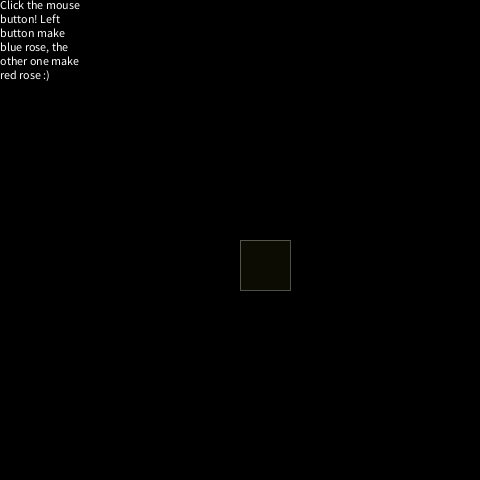
Frame 1 (no input)
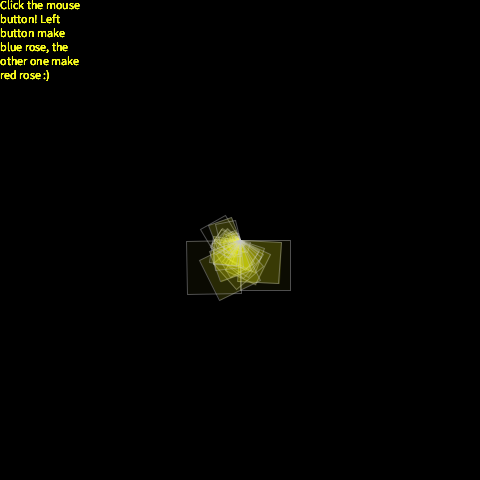
Frame 60 (the mouse pressed at the canvas centre just before this capture)
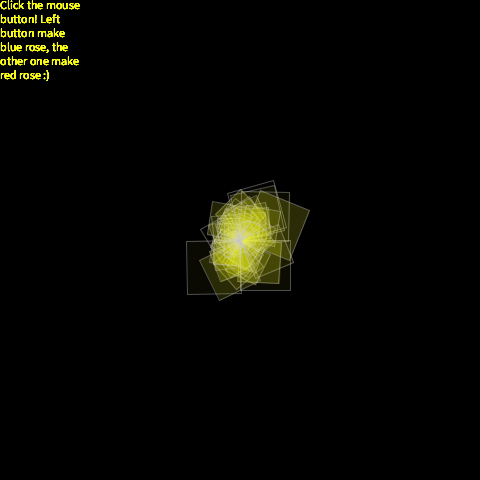
Frame 120 (the mouse held since frame 60 and released just before this capture)

The Processing sketch that drew these frames (run headless with seeded random() and noise(); from frame 60 on, the mouse is pressed at the canvas centre):

// Processing sketch: processing_44871
// ── processing_44871.pde

float angle = 0.0;
float x=50;
float y=50;
float a,b;

void setup(){
  size(480,480);
  background(0);
}
void draw(){
  text("Click the mouse button! Left button make blue rose, the other one make red rose :)",0,0,80,240);
  
   pushMatrix();
   a = mouseX;
   b = mouseY;
   translate(width/2,height/2);
   stroke(200,100);
   fill(250,255,random(50),random(50));
   smooth();
   
   rotate(angle);
   rect(0,0,x,x);
   
   
  for(int i=0; i<100; i++){
    float r = random(30);
    x = random(r*2);
    angle +=0.0005;
  }
  
  popMatrix();
  
  if(mousePressed){
  
  if(mouseButton ==LEFT){
    pushMatrix();
    //stroke(0,255,0,255);
    strokeWeight(0.1);
    //line(width/2,height/2,a,b);
    stroke(0,255,0,random(50));
    translate(a,b);
    fill(random(255),255,255,random(50));
     
    rotate(angle);
    rect(0,0,x,x);
    
   
    for(int i=0; i<100; i++){
      float r = random(30);
      x = random(r*2);
      angle +=0.0005;
     }
    popMatrix();
  }
 
   if(mouseButton == RIGHT){
    pushMatrix();
    //stroke(0,255,0,255);
    strokeWeight(0.1);
    //line(width/2,height/2,a,b);
    stroke(255,0,255,random(50));
    translate(a,b);
    fill(255,random(255),225,random(50));
     
    rotate(angle);
    rect(0,0,x,x);
    
   
    for(int i=0; i<100; i++){
      float r = random(30);
      x = random(r*2);
      angle +=0.0005;
     }
    popMatrix(); 
  }
  
  }
  if(keyPressed){
    background(0);
  }
}
  
